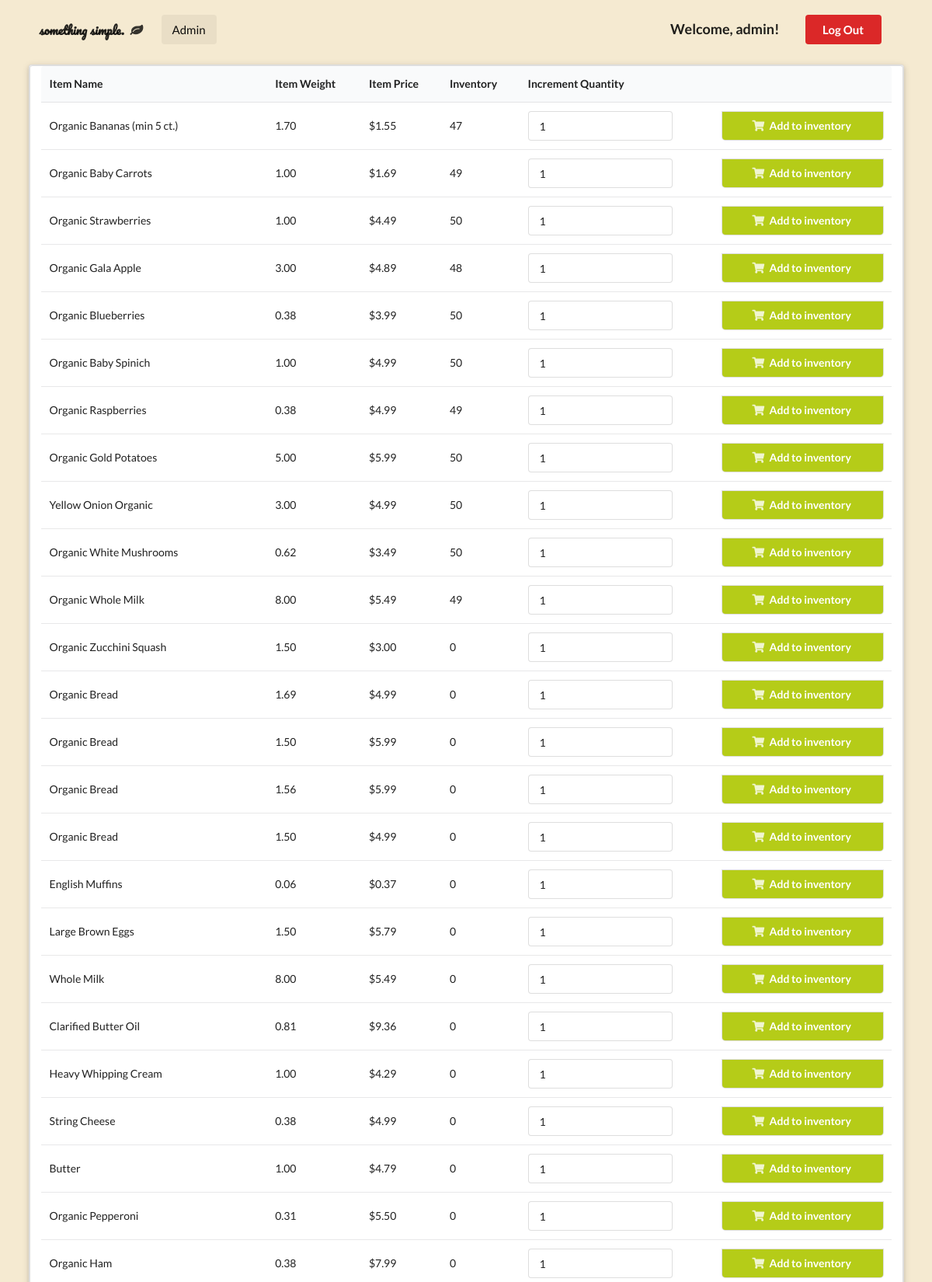
The app's page /adminHome.php (signed in, upper part) with its own data.
### tables this page shows
CREATE TABLE `item` (
  `item_id` int(11) NOT NULL,
  `item_category` varchar(128) DEFAULT NULL,
  `item_name` varchar(128) DEFAULT NULL,
  `item_desc` varchar(128) DEFAULT NULL,
  `item_price` varchar(128) DEFAULT NULL,
  `item_weight` varchar(128) DEFAULT NULL,
  `item_weight_unit` varchar(4) DEFAULT NULL,
  `inventory` int(11) DEFAULT NULL,
  `image` varchar(255) DEFAULT NULL
);

### adminHome.php (the view, shortened to what this page needs)
<?php
  function query($query)
  {
      $connect = mysqli_connect('localhost','OFS','sesame','OFS');
      $result = mysqli_query($connect, $query);
      while($row=mysqli_fetch_assoc($result))
      {
          $set[] = $row;
      }
      if (!empty($set))
      {
        return $set;
      }
  }
?>
<!DOCTYPE html>
<html>
<head>
  <link rel="stylesheet" type="text/css" href="https://cdnjs.cloudflare.com/ajax/libs/semantic-ui/2.3.3/semantic.css">
</head>
<body>
  <div class="pusher">
    <section class="masthead">
      <div class="ui container">
        <div class="ui large secondary menu">
          <div class="header item">
            <span>something simple.</span>
            <i class="leaf icon"></i>
          </div>
          <a class="active item">Admin</a>
          <div class="right item">
            <h3>Welcome, <?php echo $_SESSION['username']['username']; ?>!</h3>
            <a class="ui negative button" href="index.php">Log Out</a>
          </div>
        </div>
        <div class="ui raised segment container">
          <div class="ui grid">
            <?php
              $items = query("SELECT * FROM item");
              echo "<table class='ui striped table'>
              <thead>
                <tr>
                <th>Item Name</th>
                <th>Item Weight</th>
                <th>Item Price</th>
                <th>Inventory</th>
                <th>Increment Quantity</th>
                <th></th>
                </tr>
              </thead>";
              if (!empty($items))
              {
                foreach($items as $key=>$value)
                {
            ?>
                  <form method="post" action="adminHome.php?action=add&item_id=<?php echo $items[$key]["item_id"]; ?>">
                    <tr>
                      <td><?php echo $items[$key]["item_name"]; ?></td>
                      <td><?php echo $items[$key]["item_weight"];?></td>
                      <td><?php echo "$".$items[$key]["item_price"]; ?></td>
                      <td><?php echo $items[$key]["inventory"];?></td>
                      <td><span class="ui input"><input type="number"name="quantity" min="0" value="1"/></span></td>
                      <td><button class="ui bottom attached olive fluid button" type="submit"><i class="shop icon"></i>Add to inventory</button></td>
                    </tr>
                  </form>
                  <?php
                }
                ?>
              </table>
              <?php
              }
            ?>
          </div>
        </div>
    </section>
  </div>
</body>
</html>

### adminHome.php (style rules this page uses)
.masthead { min-height: 700px; padding: 0.5em 0em; background: #F5EAD1 url('images/web-graphics/leaf-watermark.png'); background-size: 600px; background-repeat: no-repeat; background-position: left bottom; left: -2em; bottom: -2em; }
.masthead .container .header span { font-family: 'Pacifico', cursive; }
.masthead .container .header i { padding: 0 0.5em; }
.masthead .container .right .button { margin: 0 1em !important; }
.masthead .container .right h3 { margin: 0 1em !important; }

### records on screen
item: item_name "Organic Bananas (min 5 ct.)", item_weight "1.70", item_price "1.55", inventory "47"
item: item_name "Organic Baby Carrots", item_weight "1.00", item_price "1.69", inventory "49"
item: item_name "Organic Strawberries", item_weight "1.00", item_price "4.49", inventory "50"
item: item_name "Organic Gala Apple", item_weight "3.00", item_price "4.89", inventory "48"
item: item_name "Organic Blueberries", item_weight "0.38", item_price "3.99", inventory "50"
item: item_name "Organic Baby Spinich", item_weight "1.00", item_price "4.99", inventory "50"
item: item_name "Organic Raspberries", item_weight "0.38", item_price "4.99", inventory "49"
item: item_name "Organic Gold Potatoes", item_weight "5.00", item_price "5.99", inventory "50"
item: item_name "Yellow Onion Organic", item_weight "3.00", item_price "4.99", inventory "50"
item: item_name "Organic White Mushrooms", item_weight "0.62", item_price "3.49", inventory "50"
item: item_name "Organic Whole Milk", item_weight "8.00", item_price "5.49", inventory "49"
item: item_name "Organic Zucchini Squash", item_weight "1.50", item_price "3.00", inventory "0"
item: item_name "Organic Bread", item_weight "1.69", item_price "4.99", inventory "0"
item: item_name "Organic Bread", item_weight "1.50", item_price "5.99", inventory "0"
item: item_name "Organic Bread", item_weight "1.56", item_price "5.99", inventory "0"
item: item_name "Organic Bread", item_weight "1.50", item_price "4.99", inventory "0"
item: item_name "English Muffins", item_weight "0.06", item_price "0.37", inventory "0"
item: item_name "Large Brown Eggs", item_weight "1.50", item_price "5.79", inventory "0"
item: item_name "Whole Milk", item_weight "8.00", item_price "5.49", inventory "0"
item: item_name "Clarified Butter Oil", item_weight "0.81", item_price "9.36", inventory "0"
item: item_name "Heavy Whipping Cream", item_weight "1.00", item_price "4.29", inventory "0"
item: item_name "String Cheese", item_weight "0.38", item_price "4.99", inventory "0"
item: item_name "Butter", item_weight "1.00", item_price "4.79", inventory "0"
item: item_name "Organic Pepperoni", item_weight "0.31", item_price "5.50", inventory "0"
item: item_name "Organic Ham", item_weight "0.38", item_price "7.99", inventory "0"

### other values on screen
$_SESSION['username']['username'] "admin"
